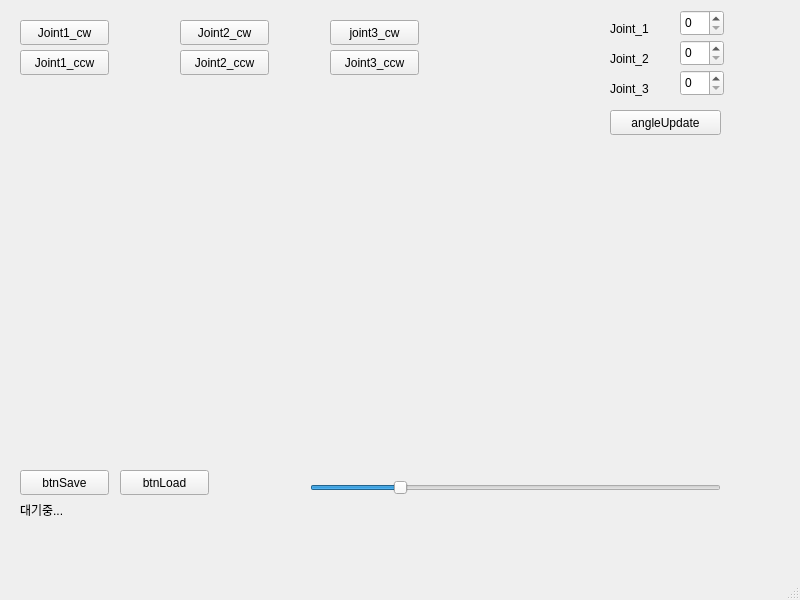
<?xml version="1.0" encoding="UTF-8"?>
<ui version="4.0">
 <class>MainWindow</class>
 <widget class="QMainWindow" name="MainWindow">
  <property name="geometry">
   <rect>
    <x>0</x>
    <y>0</y>
    <width>800</width>
    <height>600</height>
   </rect>
  </property>
  <property name="windowTitle">
   <string>MainWindow</string>
  </property>
  <property name="animated">
   <bool>true</bool>
  </property>
  <widget class="QWidget" name="centralwidget">
   <widget class="QPushButton" name="p1_cw">
    <property name="geometry">
     <rect>
      <x>20</x>
      <y>20</y>
      <width>89</width>
      <height>25</height>
     </rect>
    </property>
    <property name="mouseTracking">
     <bool>false</bool>
    </property>
    <property name="text">
     <string>Joint1_cw</string>
    </property>
   </widget>
   <widget class="QPushButton" name="p1_ccw">
    <property name="geometry">
     <rect>
      <x>20</x>
      <y>50</y>
      <width>89</width>
      <height>25</height>
     </rect>
    </property>
    <property name="text">
     <string>Joint1_ccw</string>
    </property>
   </widget>
   <widget class="QPushButton" name="p2_cw">
    <property name="geometry">
     <rect>
      <x>180</x>
      <y>20</y>
      <width>89</width>
      <height>25</height>
     </rect>
    </property>
    <property name="text">
     <string>Joint2_cw</string>
    </property>
   </widget>
   <widget class="QPushButton" name="p2_ccw">
    <property name="geometry">
     <rect>
      <x>180</x>
      <y>50</y>
      <width>89</width>
      <height>25</height>
     </rect>
    </property>
    <property name="text">
     <string>Joint2_ccw</string>
    </property>
   </widget>
   <widget class="QPushButton" name="p3_ccw">
    <property name="geometry">
     <rect>
      <x>330</x>
      <y>50</y>
      <width>89</width>
      <height>25</height>
     </rect>
    </property>
    <property name="text">
     <string>Joint3_ccw</string>
    </property>
   </widget>
   <widget class="QPushButton" name="p3_cw">
    <property name="geometry">
     <rect>
      <x>330</x>
      <y>20</y>
      <width>89</width>
      <height>25</height>
     </rect>
    </property>
    <property name="mouseTracking">
     <bool>false</bool>
    </property>
    <property name="text">
     <string>joint3_cw</string>
    </property>
   </widget>
   <widget class="QPushButton" name="btnSave">
    <property name="geometry">
     <rect>
      <x>20</x>
      <y>470</y>
      <width>89</width>
      <height>25</height>
     </rect>
    </property>
    <property name="text">
     <string>btnSave</string>
    </property>
   </widget>
   <widget class="QPushButton" name="btnLoad">
    <property name="geometry">
     <rect>
      <x>120</x>
      <y>470</y>
      <width>89</width>
      <height>25</height>
     </rect>
    </property>
    <property name="text">
     <string>btnLoad</string>
    </property>
   </widget>
   <widget class="QLabel" name="labelStatus">
    <property name="geometry">
     <rect>
      <x>310</x>
      <y>500</y>
      <width>171</width>
      <height>20</height>
     </rect>
    </property>
    <property name="text">
     <string/>
    </property>
   </widget>
   <widget class="QSlider" name="sliderSpeed">
    <property name="geometry">
     <rect>
      <x>310</x>
      <y>480</y>
      <width>411</width>
      <height>16</height>
     </rect>
    </property>
    <property name="minimum">
     <number>1</number>
    </property>
    <property name="maximum">
     <number>20</number>
    </property>
    <property name="value">
     <number>5</number>
    </property>
    <property name="orientation">
     <enum>Qt::Horizontal</enum>
    </property>
   </widget>
   <widget class="QSpinBox" name="spinBox1">
    <property name="geometry">
     <rect>
      <x>680</x>
      <y>10</y>
      <width>44</width>
      <height>26</height>
     </rect>
    </property>
   </widget>
   <widget class="QSpinBox" name="spinBox2">
    <property name="geometry">
     <rect>
      <x>680</x>
      <y>40</y>
      <width>44</width>
      <height>26</height>
     </rect>
    </property>
   </widget>
   <widget class="QSpinBox" name="spinBox3">
    <property name="geometry">
     <rect>
      <x>680</x>
      <y>70</y>
      <width>44</width>
      <height>26</height>
     </rect>
    </property>
   </widget>
   <widget class="QLabel" name="label">
    <property name="geometry">
     <rect>
      <x>610</x>
      <y>20</y>
      <width>67</width>
      <height>17</height>
     </rect>
    </property>
    <property name="text">
     <string>Joint_1</string>
    </property>
   </widget>
   <widget class="QLabel" name="label_2">
    <property name="geometry">
     <rect>
      <x>610</x>
      <y>50</y>
      <width>67</width>
      <height>17</height>
     </rect>
    </property>
    <property name="text">
     <string>Joint_2</string>
    </property>
   </widget>
   <widget class="QLabel" name="label_3">
    <property name="geometry">
     <rect>
      <x>610</x>
      <y>80</y>
      <width>67</width>
      <height>17</height>
     </rect>
    </property>
    <property name="text">
     <string>Joint_3</string>
    </property>
   </widget>
   <widget class="QPushButton" name="angleUpdate">
    <property name="geometry">
     <rect>
      <x>610</x>
      <y>110</y>
      <width>111</width>
      <height>25</height>
     </rect>
    </property>
    <property name="text">
     <string>angleUpdate</string>
    </property>
   </widget>
   <widget class="QLabel" name="labelStatus_2">
    <property name="geometry">
     <rect>
      <x>20</x>
      <y>500</y>
      <width>171</width>
      <height>20</height>
     </rect>
    </property>
    <property name="text">
     <string>대기중...</string>
    </property>
   </widget>
  </widget>
  <widget class="QMenuBar" name="menubar">
   <property name="geometry">
    <rect>
     <x>0</x>
     <y>0</y>
     <width>800</width>
     <height>22</height>
    </rect>
   </property>
  </widget>
  <widget class="QStatusBar" name="statusbar"/>
 </widget>
 <resources/>
 <connections/>
</ui>
